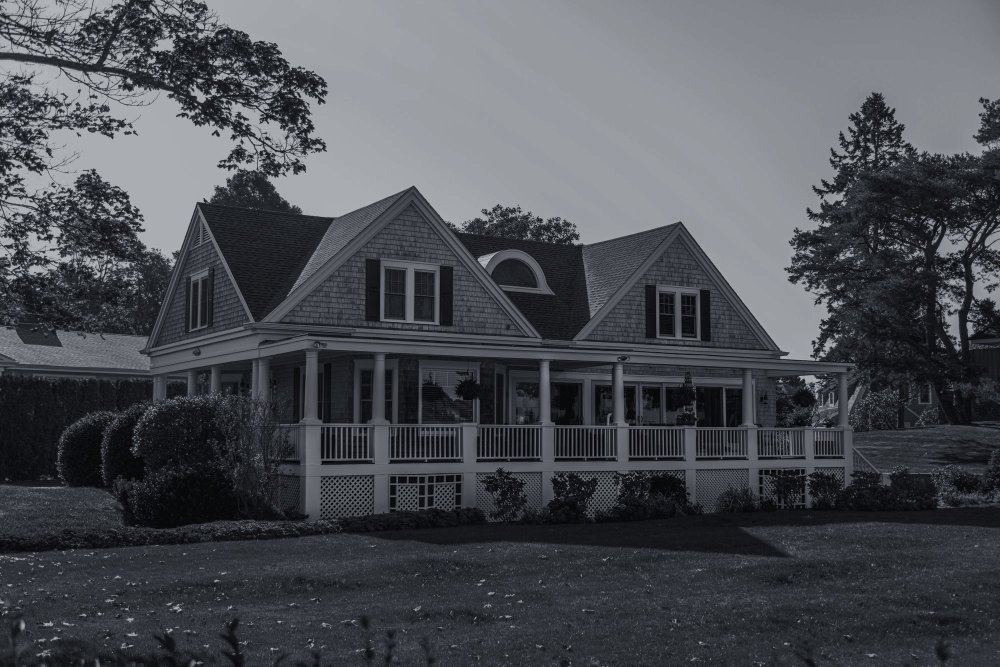
#> input picture video/lux/assets/c-estate-classic-lawn.jpg, 2000 x 1333 px, given in place of gallery.jpg, which was not available (shown at 1/2 size)
$ python prep.py
#> lines starting #> are read from the running program, lines starting #| are printed output that depends on the picture; after the words box and inside, x2 and y2 are one past the last pixel; in counts of white or black regions, pixels touching at a corner belong together; pictures that were not available may be replaced by others from this repository, and a replacement may not be noted
# python3 prep.py : builds the one visual language for the film into assets/
#   engravings -> inverted gold line-work on black lacquer
#   photographs -> gilded monochrome
#   neglect     -> the same photo with the gold drained to cold grey
import numpy as np
from PIL import Image, ImageFilter, ImageOps

MET = "/tmp/claude-0/metfull/raw/"
PHOTO = "../../public/images/"
OUT = "assets/"

# grey value -> colour ramps (stops: position, rgb)
GOLD = [(0.0, (10, 9, 8)), (0.35, (58, 42, 22)), (0.62, (150, 112, 60)), (0.82, (211, 176, 112)), (1.0, (246, 234, 206))]
PGOLD = [(0.0, (6, 6, 6)), (0.4, (30, 24, 16)), (0.7, (118, 88, 46)), (0.9, (214, 178, 110)), (1.0, (250, 238, 210))]
COLD = [(0.0, (7, 8, 10)), (0.5, (52, 56, 62)), (0.85, (124, 128, 134)), (1.0, (176, 179, 184))]


def ramp(g, stops):
    out = np.zeros(g.shape + (3,))
    for (p0, c0), (p1, c1) in zip(stops, stops[1:]):
        m = (g >= p0) & (g <= p1)
        t = ((g - p0) / (p1 - p0))[m][:, None]
        out[m] = np.array(c0) * (1 - t) + np.array(c1) * t
    return out.clip(0, 255).astype(np.uint8)


def crop(im, box):
    W, H = im.size
    return im.crop((int(box[0] * W), int(box[1] * H), int(box[2] * W), int(box[3] * H)))


def engraving(name, box, out):
#> called with name = 'gallery', box = (0.09, 0.05, 0.93, 0.84), out = 'e-gallery'
    im = crop(Image.open(MET + name + ".jpg").convert("L"), box)
#> in crop, `W, H = im.size`: W = 2000; H = 1333
    im = ImageOps.autocontrast(im, cutoff=1)
    g = 1 - np.asarray(im, float) / 255  # invert: ink becomes light
    g = np.clip((g - 0.12) / 0.8, 0, 1) ** 0.9  # paper texture to black, lines to gold
    rgb = ramp(g * 0.92, GOLD)
#> the loop in ramp, `for (p0, c0), (p1, c1) in zip(stops, stops[1:]):` made 4 passes
#> pass 1, in ramp, `m = (g >= p0) & (g <= p1)`:
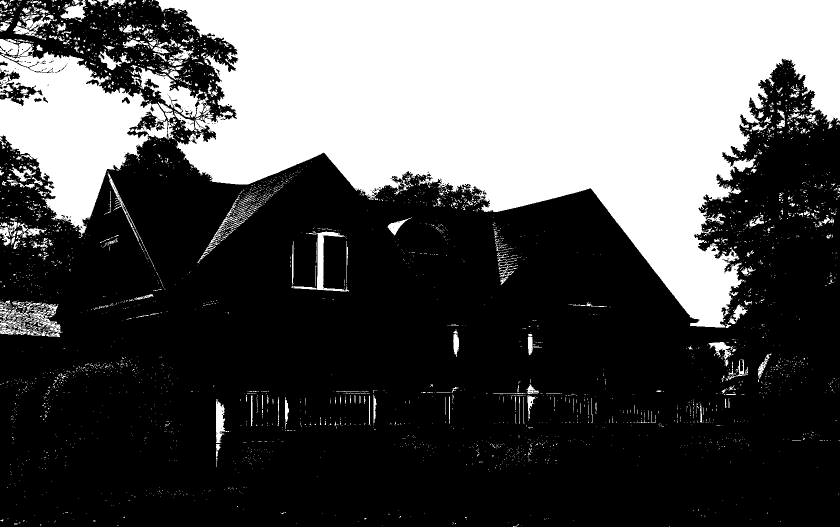
#> m: shape (1053, 1680) bool (shown at 1/2 size); 33.5% white; 4021 white regions (3726 under 20 px), largest, box (x1, y1, x2, y2) and area: (309, 0, 1680, 655) 477710, (0, 78, 332, 474) 62870, (277, 134, 407, 235) 4583
    Image.fromarray(rgb).save(OUT + out + ".jpg", quality=92)


def photo(name, out, stops=GOLD, gamma=1.0, lift=0.0):
    im = Image.open(PHOTO + name + ".jpg").convert("L")
    im = ImageOps.autocontrast(im, cutoff=0.5)
    g = (np.asarray(im, float) / 255) ** gamma
    g = lift + g * (1 - lift)
    Image.fromarray(ramp(g, stops)).save(OUT + out + ".jpg", quality=92)


engraving("gallery", (0.09, 0.05, 0.93, 0.84), "e-gallery")
engraving("versailles-gates", (0.02, 0.04, 0.96, 0.86), "e-gates")
#> call 2 of engraving, with name = 'versailles-gates', box = (0.02, 0.04, 0.96, 0.86), out = 'e-gates'
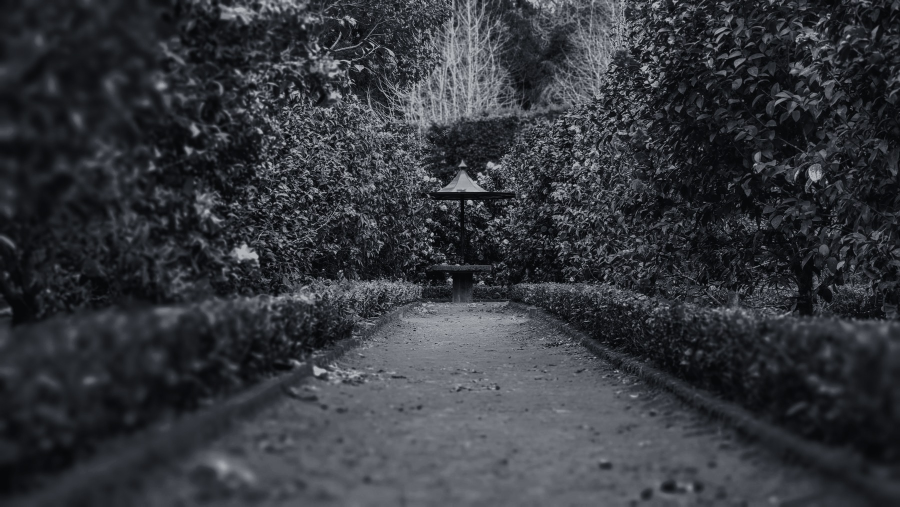
#> input picture video/lux/assets/c-garden-path.jpg, 1800 x 1013 px, given in place of versailles-gates.jpg, which was not available (shown at 1/2 size)
#> after the loop in ramp (call 2), `for (p0, c0), (p1, c1) in zip(stops, stops[1:]):`:
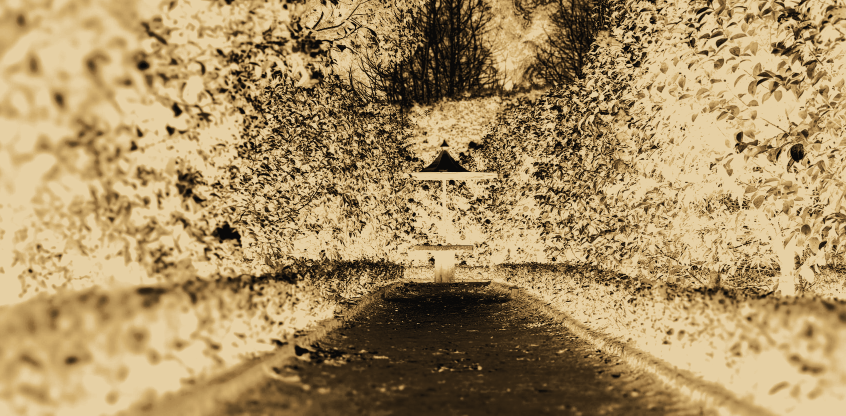
#> out: shape (831, 1692, 3) float64 (shown at 1/2 size); mean of channels 0, 1, 2 170.6, 144.3, 99.6; drawn as R, G, B
engraving("versailles-garden", (0.05, 0.09, 0.96, 0.80), "e-garden")
#> call 3 of engraving, with name = 'versailles-garden', box = (0.05, 0.09, 0.96, 0.8), out = 'e-garden'
#> in engraving (call 3), `im = ImageOps.autocontrast(im, cutoff=1)`:
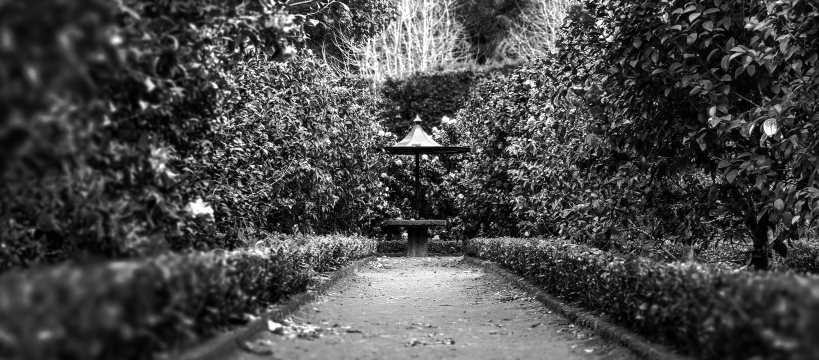
#> im: PIL image 1638x719 L (shown at 1/2 size); min 0, max 255, mean 72
#> in engraving (call 3), `g = 1 - np.asarray(im, float) / 255`:
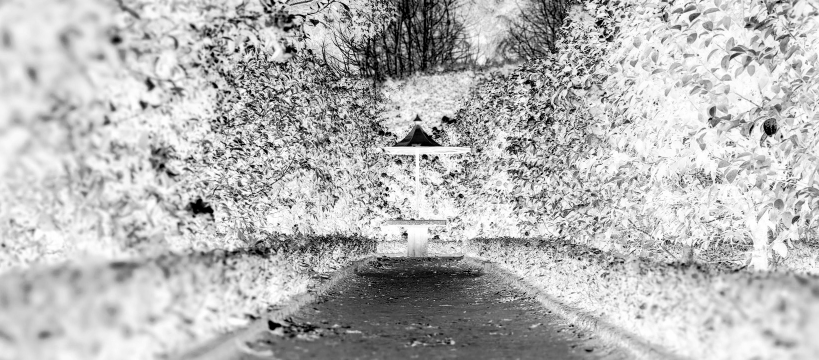
#> g: shape (719, 1638) float64 (shown at 1/2 size); min 0, max 1, mean 0.718
#> the loop in ramp (call 3), `for (p0, c0), (p1, c1) in zip(stops, stops[1:]):` made 4 passes
#> pass 1, in ramp (call 3), `m = (g >= p0) & (g <= p1)`:
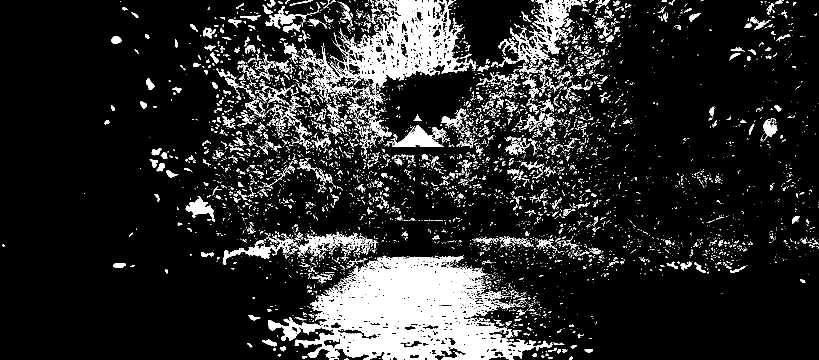
#> m: shape (719, 1638) bool (shown at 1/2 size); 13.7% white; 5432 white regions (4750 under 20 px), largest, box (x1, y1, x2, y2) and area: (536, 511, 1072, 719) 58582, (598, 0, 952, 209) 23444, (1018, 0, 1162, 136) 5698
#> after the loop in ramp (call 3), `for (p0, c0), (p1, c1) in zip(stops, stops[1:]):`:
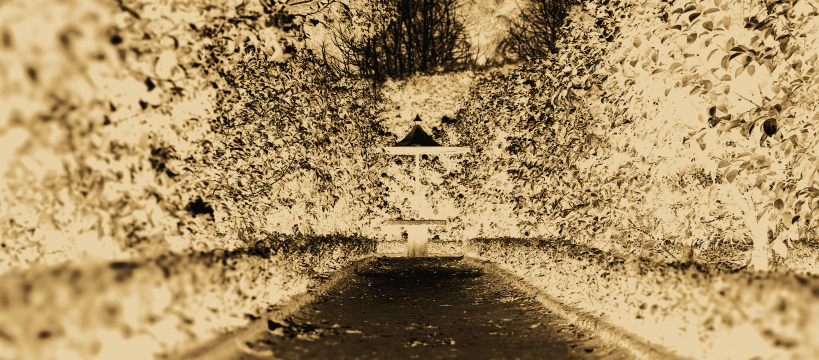
#> out: shape (719, 1638, 3) float64 (shown at 1/2 size); mean of channels 0, 1, 2 171, 144.5, 99.6; drawn as R, G, B
engraving("apollo", (0.01, 0.06, 0.99, 0.84), "e-apollo")
#> (the run stopped early here; a loop or call above may not have finished)
